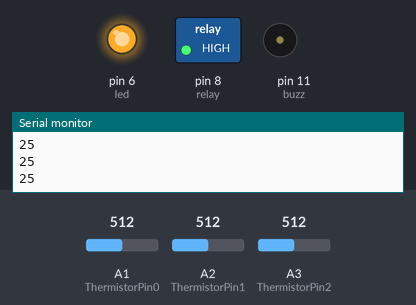
Bench run of a sketch on a simulated Arduino Uno, built with avr-gcc and run on an emulated ATmega328P. On the bench: switched loads named in the sketch (green lamp = pin HIGH), output pins drawn as LEDs (lit = HIGH), buzzer (waves = sounding, pin HIGH), the last lines printed to the serial monitor. Inputs (shaded band) come from the test bench; at power-on: A1 (ThermistorPin0) = 512, A2 (ThermistorPin1) = 512, A3 (ThermistorPin2) = 512.

Above: at 1.3 s.
1.4 s: A1 (ThermistorPin0) set to 884
3.2 s: A1 (ThermistorPin0) set to 898
At 4.7 s:
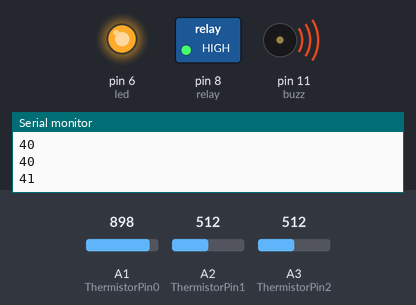
5.5 s: A1 (ThermistorPin0) set to 920
At 7.4 s:
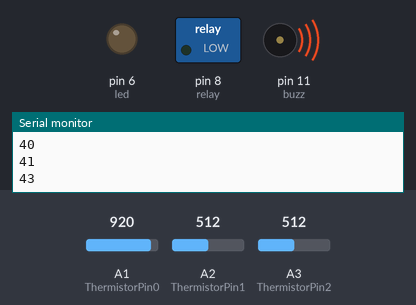
8.5 s: A1 (ThermistorPin0) set to 949
11.5 s: A1 (ThermistorPin0) set to 1015
13.2 s: A1 (ThermistorPin0) set to 1023
At 15.1 s:
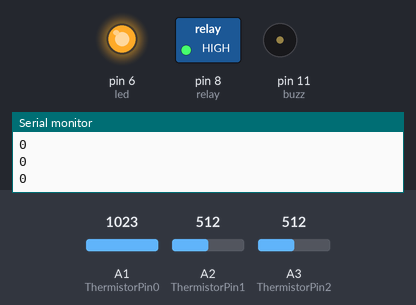
Timing chart, 0 to 16.5 s (numbered marks = the images above; inputs shaded):
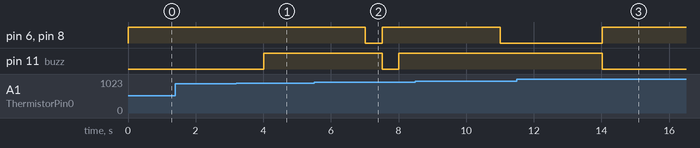

Measured:
- the behaviour switches between 891 and 892 on A1 (ThermistorPin0) (found by bisection; images 0 and 1)
- the behaviour switches between 1022 and 1023 on A1 (ThermistorPin0) (found by bisection; images 2 and 3)
- after the input at 3.2 s, pin 11 (buzz): LOW → HIGH after 0.81 s
- after the input at 13.2 s, pin 6 (led), pin 8 (relay): LOW → HIGH after 0.82 s; pin 11 (buzz): HIGH → LOW after 0.82 s

The sketch:

temp_maintance.ino
```cpp
/* the code can be used to monioter andd maintain the temperature of liquides
   we can sense the temp ewith the help of thermister and using an resistance bridge circuit as this method
   is way more efficient and accurate than using a simple temp sensor ic package it is also cheaper and easy to do
   the code needs to be modified according to the thermistor being used the beta value can be used
   it would be more accurate if thr resistances used has a value comparable to that of the thermistor used
   the temp range can be set below.
*/
# define tempon 40
# define tempoff 45

const int relay = 8;
const int led = 6;
const int Gnd = 2;
const int buzz = 11;
int T,N ;

 void relayon(void);
 void relayoff(void);
 void Tempread(int);

void setup() {

 Serial.begin(9600);

 pinMode(relay, OUTPUT);
 pinMode(led, OUTPUT);
 pinMode(buzz, OUTPUT);
 pinMode(Gnd, OUTPUT);
 digitalWrite(Gnd, LOW);

 }

void loop() {

  //relay control to controll the heater

 relayon(); // turn the relay on
 digitalWrite(buzz, HIGH);
 delay(3000);
 relayoff(); // turn the relay off
  digitalWrite(buzz, LOW);
 }

void relayon(void)
{
  do
   {
    digitalWrite(relay, HIGH);
    digitalWrite(led, HIGH);
    Tempread(500);
   }
    while( T <= tempon);
}

void relayoff(void)
{
  do
   {
    digitalWrite(relay, LOW);
    digitalWrite(led, LOW);
    Tempread(500);
   }
    while( T >= tempoff);
}

void Tempread(int N)
{

 int ThermistorPin0 = 1;
 int ThermistorPin1 = 2;
 int ThermistorPin2 = 3;
 int V0,V1,V2;

 float R = 9870.0 ;
 float Rt,logRt ;
 float Rtk = 3380 ;

 float L = 4578.0 ;
 float Lt,logLt ;
 float Ltk = 3500.0 ;

 float C = 24.0 ;
 float Ct,logCt ;
 float Ctk = 2750.0 ;

 float T1,T2,T3 ;

  //calculate temperature from thermistor1
 V0 = analogRead(ThermistorPin0) ;
 Rt = R*( 1023.0 / float(V0) - 1.0) ;
 logRt = log(Rt/R) ;
 T1 = 25*(Rtk) /Rtk - 25*(logRt) ;

  //calculate temperature from thermistor2
 V1 = analogRead(ThermistorPin1) ;
 Lt = L*( 1023.0 / float(V1) - 1.0 ) ;
 logLt = log(Lt/L) ;
 T2 = 25*(Ltk) /Ltk - 25*(logLt) ;

  //calculate temperature from thermistor3
 V2 = analogRead(ThermistorPin2) ;
 Ct = C*( 1023.0 / float(V2) - 1.0 ) ;
 logCt = log(Ct/C) ;
 T3 = 25*(Ctk) /Ctk - 25*(logCt) ;

  //calculate average temperature
 T = (T1+T2+T3)/3 ;

  Serial.println(T);
  Serial.println("\n");
  delay(N);

}
```
